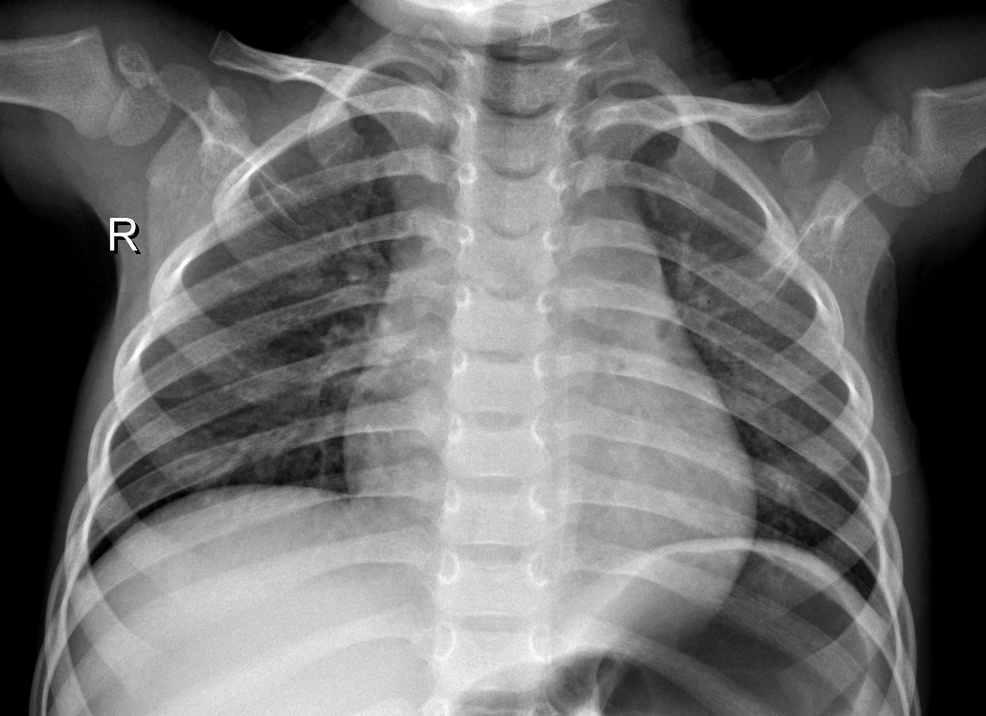
#> input picture Dataset/IM-0215-0001.jpeg, 986 x 716 px, shrunk from 1666 x 1209 before the run, found by its file name
$ jupyter execute ip_gradien.ipynb   (shell and % lines are left out)   (older library calls are emulated)
#> lines starting #> are read from the running program, lines starting #| are printed output that depends on the picture
<a href="https://colab.research.google.com/github/hanifnurf/TKC_Covid19/blob/main/image_processing/ip_gradien.ipynb" target="_parent"></a>

[cell 1]
import wget
url = "https://github.com/hanifnurf/TKC_Covid19/blob/main/Dataset/IM-0215-0001.jpeg?raw=true"
wget.download(url)

[cell 2]
# import the necessary packages
import matplotlib.pyplot as plt
import numpy as np
import cv2

Function to display images in Jupyter Notebooks and Google Colab

[cell 3]
def plt_imshow(title, image):
	# convert the image frame BGR to RGB color space and display it
	image = cv2.cvtColor(image, cv2.COLOR_BGR2RGB)
	plt.imshow(image)
	plt.title(title)
	plt.grid(False)
	plt.show()

Implementing Sobel and Scharr kernels with OpenCV

[cell 4]
# # construct the argument parser and parse the arguments
# ap = argparse.ArgumentParser()
# ap.add_argument("-i", "--image", type=str, required=True,
# 	help="path to input image")
# ap.add_argument("-s", "--scharr", type=int, default=0,
# 	help="path to input image")

# since we are using Jupyter Notebooks we can replace our argument
# parsing code with *hard coded* arguments and values
args = {
	"image": "IM-0215-0001.jpeg",
    "scharr": 0
}

[cell 5]
# load the image, convert it to grayscale, and display the original
# grayscale image
image = cv2.imread(args["image"])
#> image is the input picture: shape (716, 986, 3); min 0, max 255, mean 109.7
gray = cv2.cvtColor(image, cv2.COLOR_BGR2GRAY)
plt_imshow("Gray", gray)

[cell 6]
# set the kernel size, depending on whether we are using the Sobel
# operator of the Scharr operator, then compute the gradients along
# the x and y axis, respectively
ksize = -1 if args["scharr"] > 0 else 3
gX = cv2.Sobel(gray, ddepth=cv2.CV_32F, dx=1, dy=0, ksize=ksize)
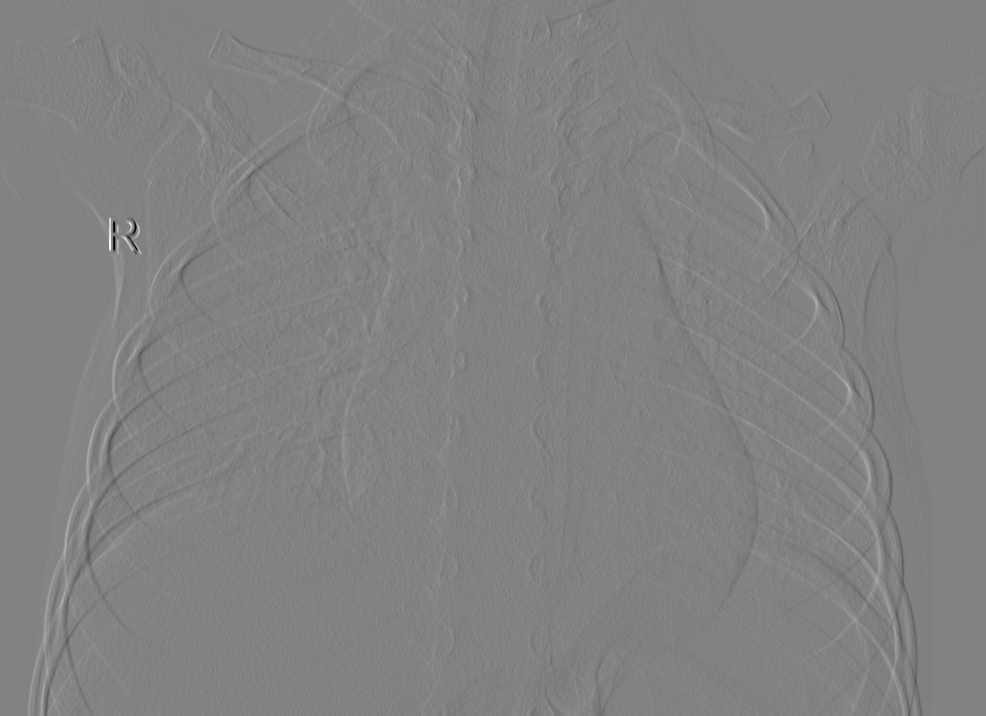
#> gX: shape (716, 986) float32; min -1019, max 977, mean 0; drawn with min black and max white
gY = cv2.Sobel(gray, ddepth=cv2.CV_32F, dx=0, dy=1, ksize=ksize)

# the gradient magnitude images are now of the floating point data
# type, so we need to take care to convert them back a to unsigned
# 8-bit integer representation so other OpenCV functions can operate
# on them and visualize them
gX = cv2.convertScaleAbs(gX)
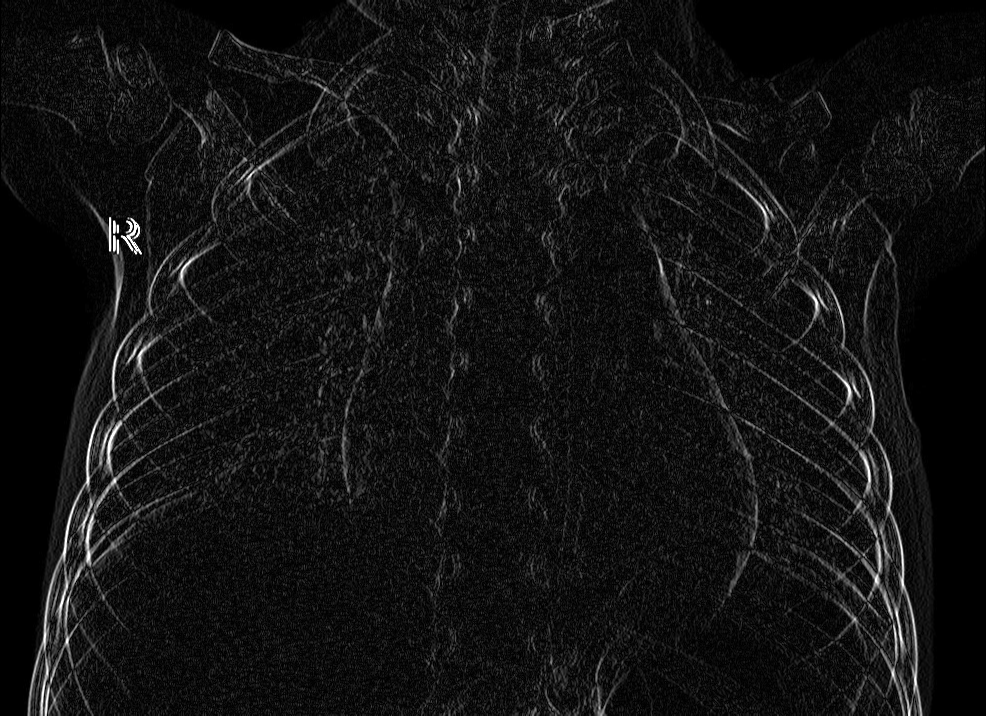
#> gX: shape (716, 986); min 0, max 255, mean 18.6
gY = cv2.convertScaleAbs(gY)
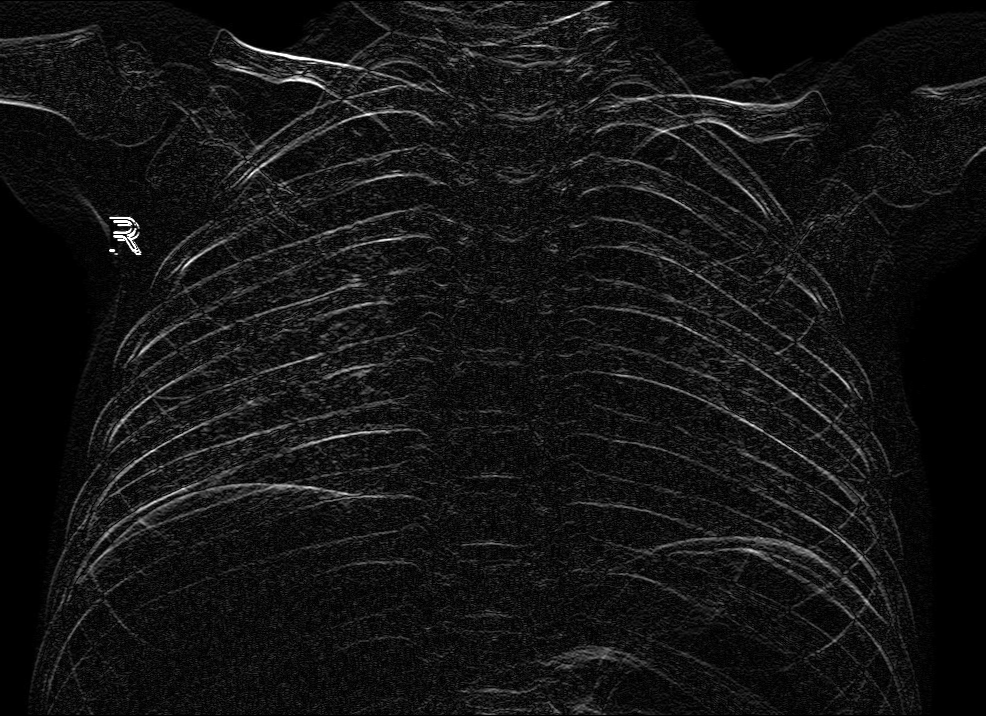
#> gY: shape (716, 986); min 0, max 255, mean 19.3

# combine the gradient representations into a single image
combined = cv2.addWeighted(gX, 0.5, gY, 0.5, 0)
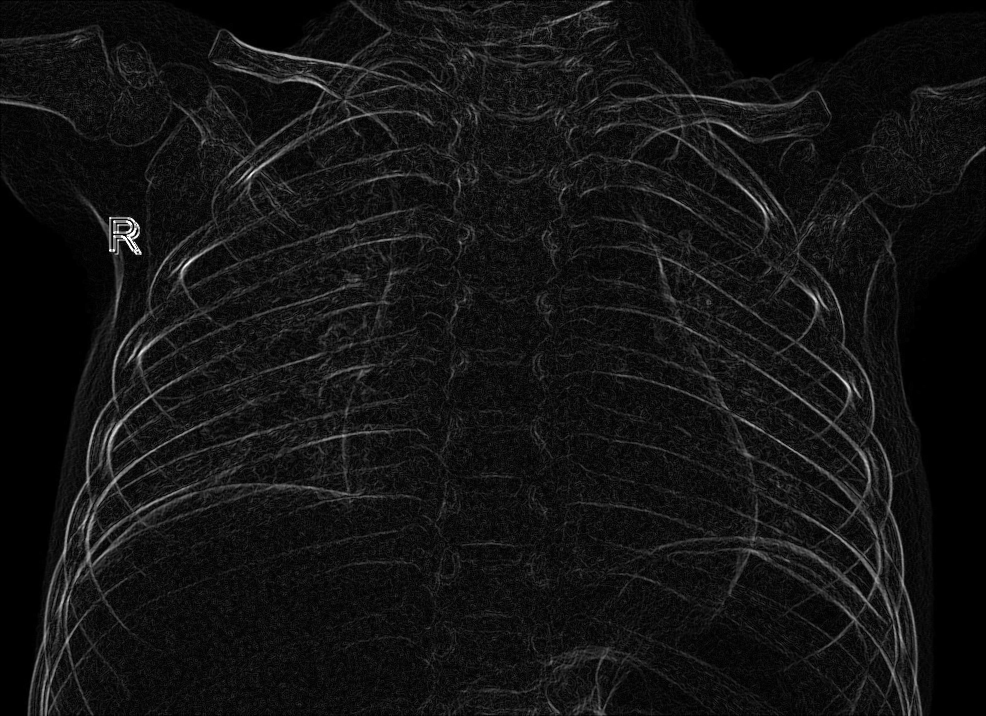
#> combined: shape (716, 986); min 0, max 255, mean 19

# show our output images
plt_imshow("Sobel/Scharr X", gX)
plt_imshow("Sobel/Scharr Y", gY)
plt_imshow("Sobel/Scharr Combined", combined)

Computing gradient magnitude and orientation with OpenCV

[cell 7]
# load the input image and convert it to grayscale
image = cv2.imread(args["image"])
gray = cv2.cvtColor(image, cv2.COLOR_BGR2GRAY)

# compute gradients along the x and y axis, respectively
gX = cv2.Sobel(gray, cv2.CV_64F, 1, 0)
gY = cv2.Sobel(gray, cv2.CV_64F, 0, 1)

# compute the gradient magnitude and orientation
magnitude = np.sqrt((gX ** 2) + (gY ** 2))
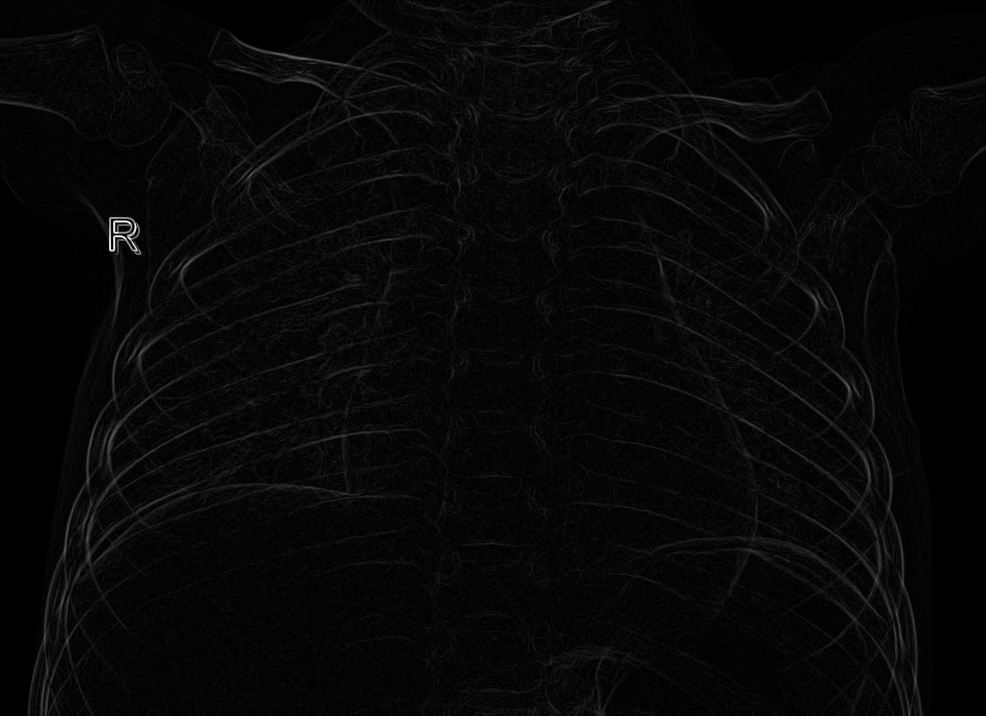
#> magnitude: shape (716, 986) float64; min 0, max 1062.3, mean 30.2; drawn with min black and max white
orientation = np.arctan2(gY, gX) * (180 / np.pi) % 180
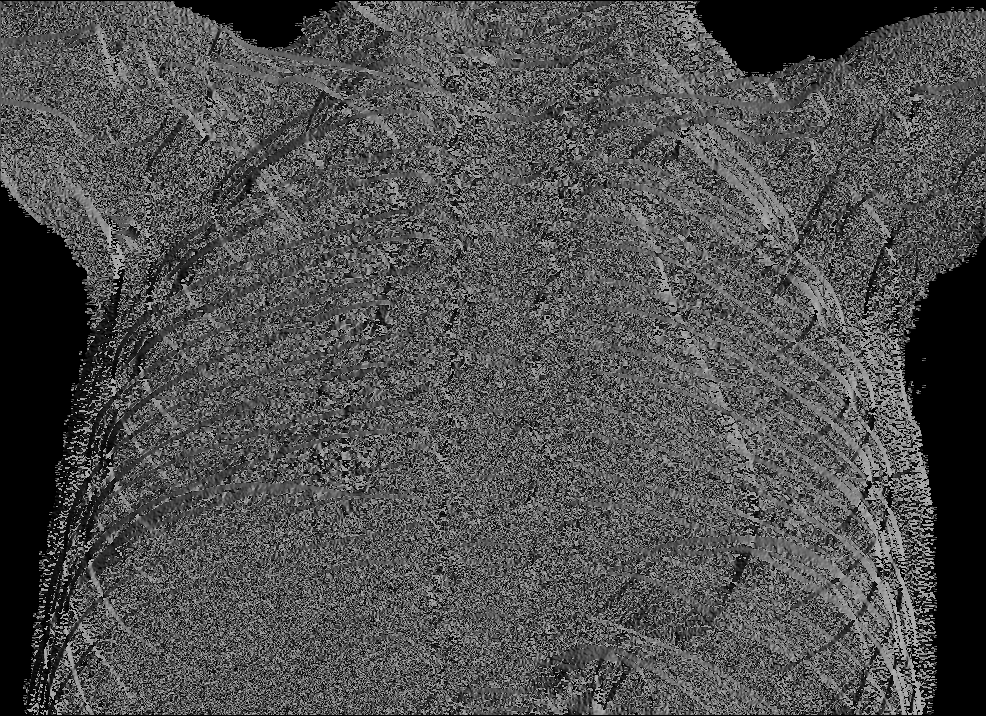
#> orientation: shape (716, 986) float64; min 0, max 179.9, mean 78.8

[cell 8]
# initialize a figure to display the input grayscale image along with
# the gradient magnitude and orientation representations, respectively
(fig, axs) = plt.subplots(nrows=1, ncols=3, figsize=(8, 4))

# plot each of the images
axs[0].imshow(gray, cmap="gray")
axs[1].imshow(magnitude, cmap="jet")
axs[2].imshow(orientation, cmap="jet")

# set the titles of each axes
axs[0].set_title("Grayscale")
axs[1].set_title("Gradient Magnitude")
axs[2].set_title("Gradient Orientation [0, 180]")

# loop over each of the axes and turn off the x and y ticks
for i in range(0, 3):
	axs[i].get_xaxis().set_ticks([])
	axs[i].get_yaxis().set_ticks([])

# show the plots
plt.tight_layout()
plt.show()

$ run again, with Dataset/covid (13).jpg copied over Dataset/IM-0215-0001.jpeg
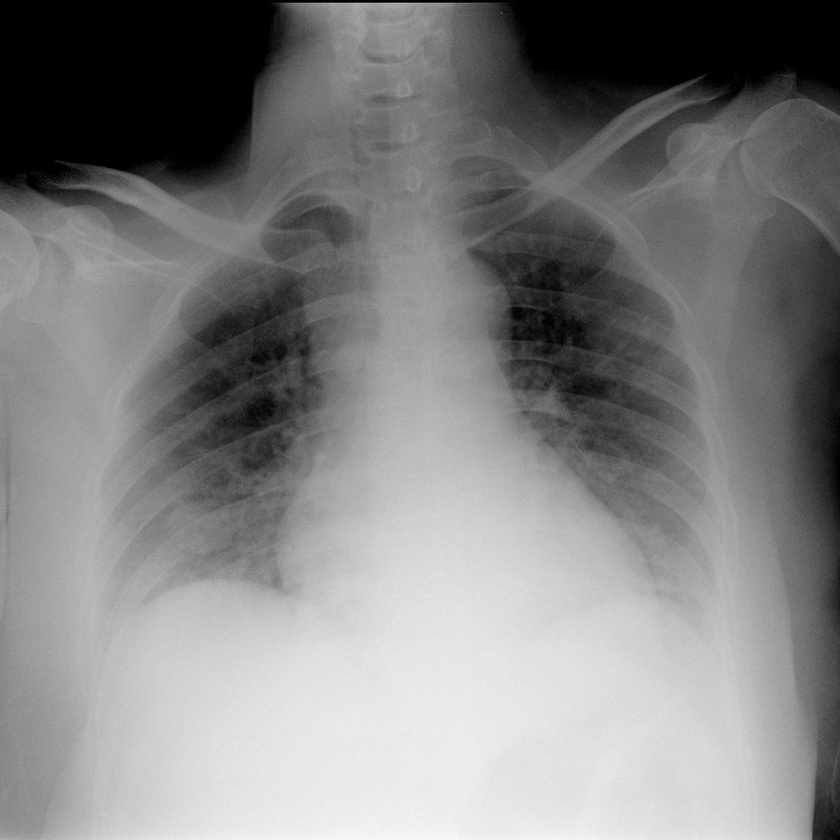
#> input picture Dataset/covid (13).jpg, 840 x 840 px, shrunk from 1261 x 1262 before the run, found by its file name
#> image is the input picture: shape (840, 840, 3); min 0, max 250, mean 129.4
#> `gY = cv2.convertScaleAbs(gY)`:
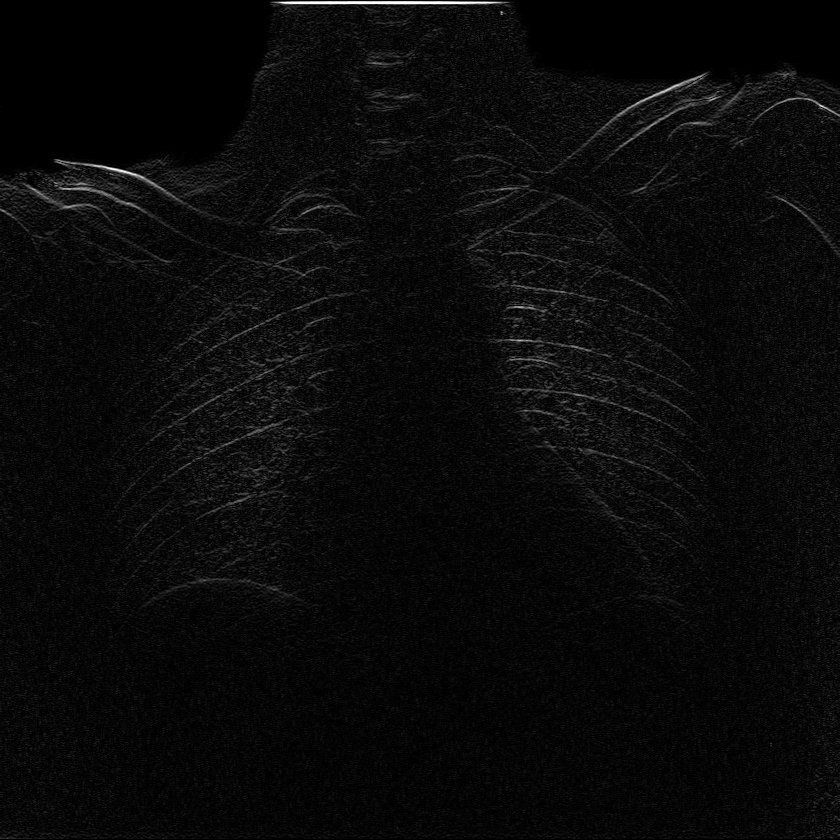
#> gY: shape (840, 840); min 0, max 255, mean 10.1
#> `orientation = np.arctan2(gY, gX) * (180 / np.pi) % 180`:
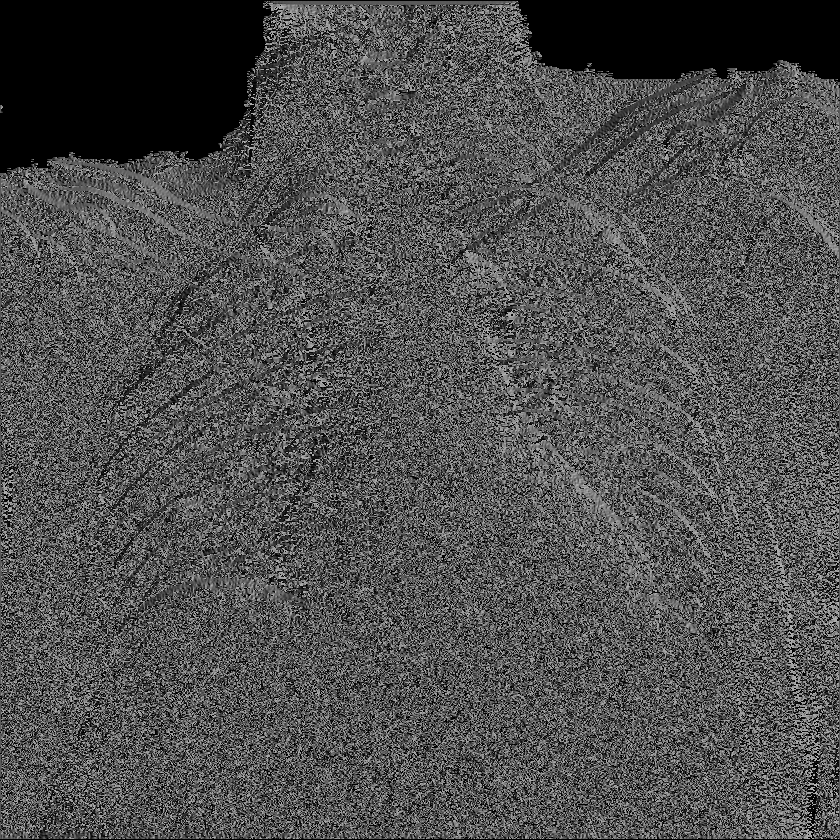
#> orientation: shape (840, 840) float64; min 0, max 179.7, mean 78.9
